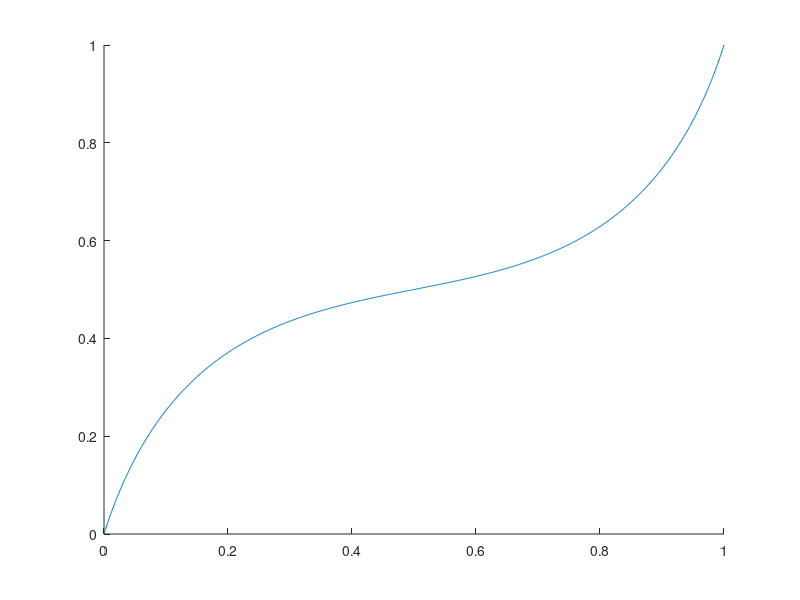

MATLAB code for this plot: (Note: this script raises an error after producing the figure.)
clc
clear
close all
%% Bezier function coeficients
t = 0: .001:1;
b0 = (1-t).^3;
b1 = 3*t.*(1-t).^2;
b2 = 3*(1-t).*t.^2;
b3 = t.^3;
%% Control points
P0 = [0,0,0; 1,1,1; 2,2,2; 2,2,2; 1,1,1];
P1 = [0.2,0.8,0.6; 1.2,1.8,1.6; 2.8, 3.5,3; 2.5,1.2,1; 2.5,1.2,0.7];
P2 = [0.8,0.2,0.3; 1.8,1.2,0.9; 3.5,2.2,2.3; 3.5,2.5,2.2; 1.5,1,1.1];
P3 = [1,1,1; 2,2,2; 4,3,1.6; 4,1.5,4; 2,0.5,1.2];
%% Plots
for i=1:size(P0,1)
x = P0(i,1)*b0+P1(i,1)*b1+P2(i,1)*b2+P3(i,1)*b3;
y = P0(i,2)*b0+P1(i,2)*b1+P2(i,2)*b2+P3(i,2)*b3;
z = P0(i,3)*b0+P1(i,3)*b1+P2(i,3)*b2+P3(i,3)*b3;
hold on
figure(1)
plot3(x,y,z)
r=0.025;
[X,Y,Z] = tubeplot(x,y,z,r,1,100);
if i==1
    [X1,Y1,Z1]=deal(X,Y,Z);
else
[X1,Y1,Z1]=deal([X1;X],[Y1;Y],[Z1;Z]);
end
s=surf(X,Y,Z,'EdgeColor','k','EdgeAlpha',0.5,'LineWidth',0.001,'FaceAlpha',1);
s.FaceColor='r';

end
view([40 40])